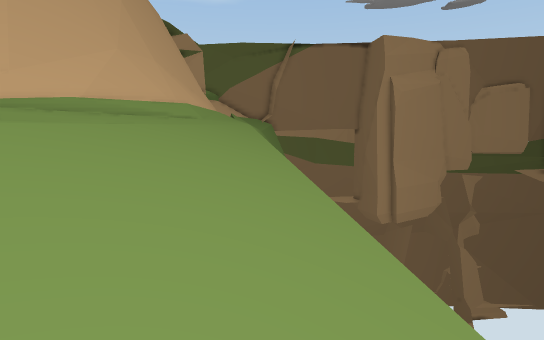
view 1 (above)

13 first-person views from a walk through a scene from a Unity 3-D project. The camera is 1.3 m above the floor, tilts 8° down and sees 80° across. The floor is counted in squares, 1 m on a side. Each view is taken from the middle of a square. On the plan, view 1 faces up. The plan holds only what a view shows up to about 14 squares ahead; the rest is blank. The place goes on beyond the plan.

view 2
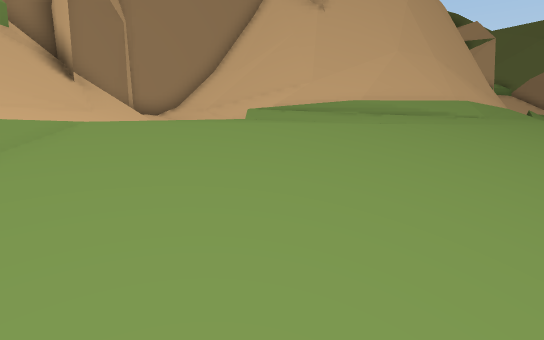

view 3
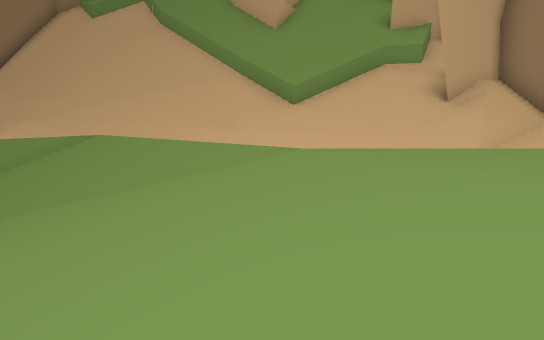

view 4
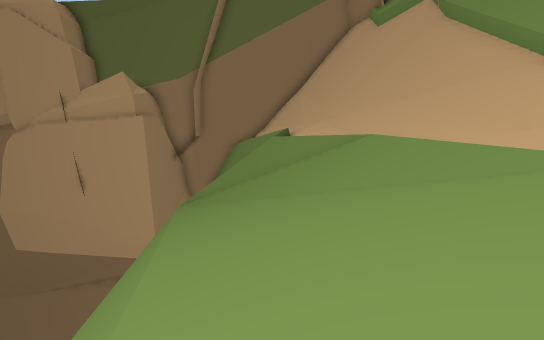

view 5
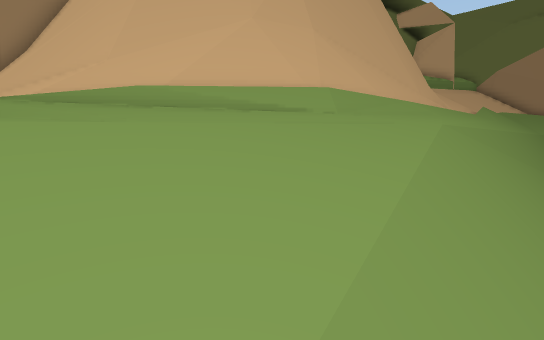

view 6
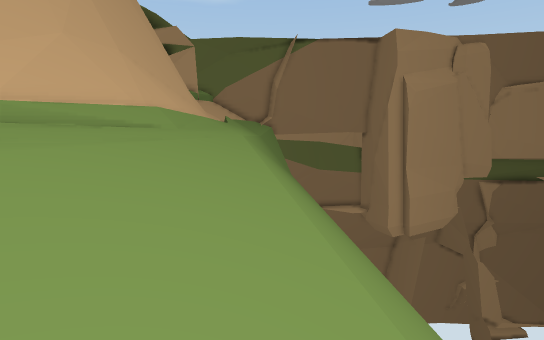

view 7
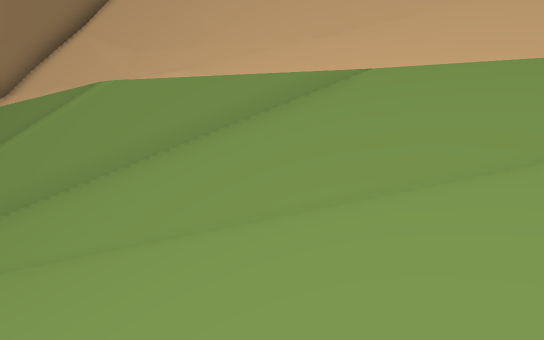

view 8
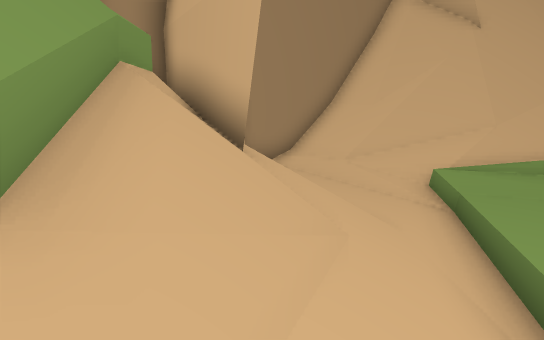

view 9
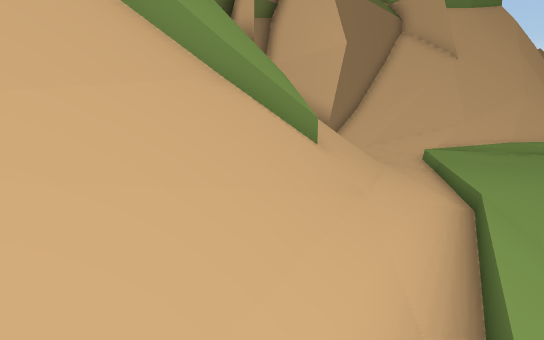

view 10
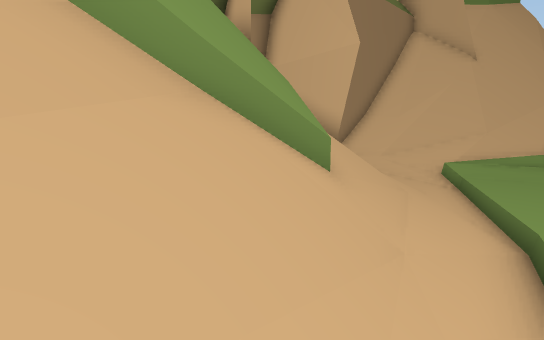

view 11
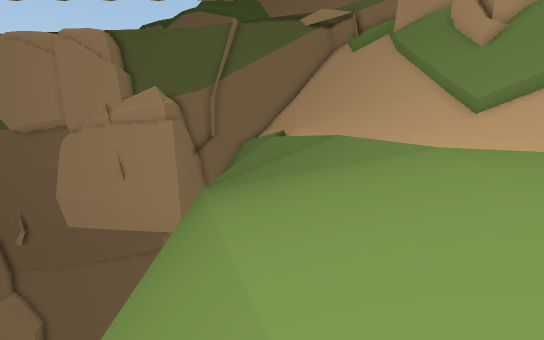

view 12
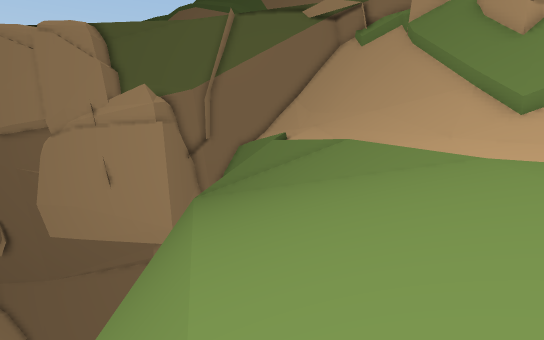

view 13
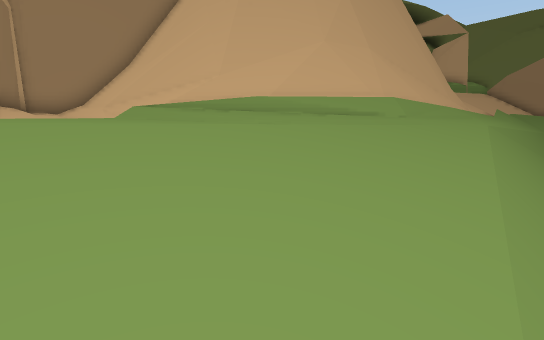

### Floor plan
Key: @ floor where view 1 was taken; # wall or solid block; . main floor; - floor 0.25 m lower than the main floor; / step, stairs or slope; = window, fence, low wall or low ledge; v drop or lower ground.
Columns run from 12 left of view 1 to 3 right of it. Each row starts with its distance up from view 1.
 18          #/ #
 17         ##/ #
 16         ##/##/
 15         #=/=//
 14         #=/=///
 13         #=/=///
 12         ##/=///
 11        ## .-///
 10       ###/.////
  9      ###..-////
  8 #######..--////
  7 #//#/ ./.-/////
  6 #/////...-/////
  5 #...-/#..-/////
  4 #//.--#.-///////
  3 #/////##-///////
  2 ####///#-///////
  1  ##////#////////
  0   ###///#///@///
 -1    ###//////////
 -2     ##//////////
 -3      #//#///////
 -4      #///=//////
 -5      ##//#//////
 -6      ###//##////
 -7       ##///##///
 -8        ##///v=#/
 -9        ###// ##
-10         ##/

Where each view was taken, in squares from view 1:
view 1: 0 up, 0 right, facing up
view 2: 0 up, 0 right, facing up-left
view 3: 5 up, 0 right, facing down-left
view 4: 5 up, 0 right, facing down
view 5: 6 up, 1 right, facing up-left
view 6: 3 up, 0 right, facing up
view 7: 2 down, 2 right, facing down-left
view 8: 1 down, 5 left, facing up-left
view 9: 6 down, 3 left, facing up-left
view 10: 5 down, 4 left, facing up-left
view 11: 10 up, 0 right, facing down
view 12: 8 up, 0 right, facing down
view 13: 3 up, 1 right, facing up-left
